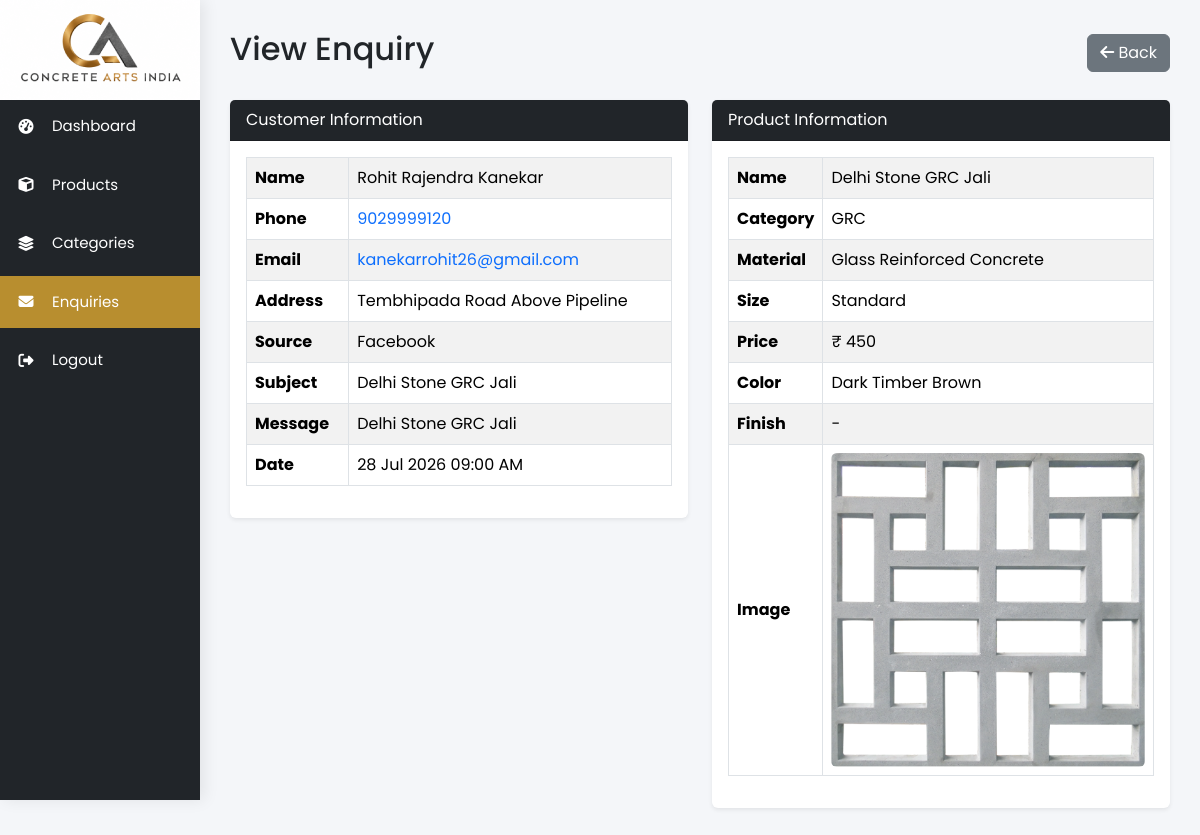
/admin/enquiries/view.php?id=79 (signed in), run on the app's committed database.
### tables this page shows
CREATE TABLE `enquiries` (
  `id` int(11) NOT NULL,
  `customer_name` varchar(150) NOT NULL,
  `phone` varchar(20) NOT NULL,
  `email` varchar(150) NOT NULL,
  `subject` varchar(255) DEFAULT NULL,
  `message` text DEFAULT NULL,
  `customer_address` text DEFAULT NULL,
  `source` varchar(255) DEFAULT NULL,
  `product_name` varchar(255) DEFAULT NULL,
  `product_category` varchar(100) DEFAULT NULL,
  `product_material` varchar(100) DEFAULT NULL,
  `product_size` varchar(100) DEFAULT NULL,
  `product_price` decimal(12,2) DEFAULT NULL,
  `product_length` varchar(100) DEFAULT NULL,
  `product_breadth` varchar(100) DEFAULT NULL,
  `product_height` varchar(100) DEFAULT NULL,
  `product_color` varchar(100) DEFAULT NULL,
  `product_finish` varchar(100) DEFAULT NULL,
  `product_image` varchar(500) DEFAULT NULL,
  `product_url` varchar(500) DEFAULT NULL,
  `created_at` timestamp NOT NULL DEFAULT current_timestamp()
);

### admin/enquiries/view.php (the view, shortened to what this page needs)
<?php
require_once "../includes/header.php";
require_once "../includes/sidebar.php";
$id = (int) $_GET["id"];
$stmt = $pdo->prepare("
    SELECT *
    FROM enquiries
    WHERE id = ?
");
$stmt->execute([$id]);
$enquiry = $stmt->fetch();
?>
<div class="main-content">
    <div class="d-flex justify-content-between align-items-center mb-4">
        <h2>View Enquiry</h2>
        <a href="index.php" class="btn btn-secondary">
            <i class="fa-solid fa-arrow-left"></i>
            Back
        </a>
    </div>
    <div class="row">
        <div class="col-lg-6">
            <div class="card shadow-sm border-0 mb-4">
                <div class="card-header bg-dark text-white">
                    Customer Information
                </div>
                <div class="card-body">
                    <table class="table table-hover table-striped table-bordered align-middle">
                        <tr>
                            <th>Name</th>
                            <td><?= htmlspecialchars($enquiry["customer_name"] ?: "-") ?></td>
                        </tr>
                        <tr>
                            <th>Phone</th>
                            <td><a
                                    href="tel:<?= htmlspecialchars($enquiry["phone"] ?: "-") ?>"><?= htmlspecialchars($enquiry["phone"] ?: "-") ?></a>
                            </td>
                        </tr>
                        <tr>
                            <th>Email</th>
                            <td><a
                                    href="mailto:<?= htmlspecialchars($enquiry["email"] ?: "-") ?>"><?= htmlspecialchars($enquiry["email"] ?: "-") ?></a>
                            </td>
                        </tr>
                        <tr>
                            <th>Address</th>
                            <td><?= htmlspecialchars($enquiry["customer_address"] ?: "-") ?></td>
                        </tr>
                        <tr>
                            <th>Source</th>
                            <td><?= htmlspecialchars($enquiry["source"] ?: "-") ?></td>
                        </tr>
                        <tr>
                            <th>Subject</th>
                            <td><?= htmlspecialchars($enquiry["subject"] ?: "-") ?></td>
                        </tr>
                        <tr>
                            <th>Message</th>
                            <td><?= nl2br(htmlspecialchars($enquiry["message"]) ?: "-") ?></td>
                        </tr>
                        <tr>
                            <th>Date</th>
                            <td><?= date("d M Y h:i A", strtotime($enquiry["created_at"]) ?: "-") ?></td>
                        </tr>
                    </table>
                </div>
            </div>
        </div>
        <div class="col-lg-6">
            <div class="card shadow-sm border-0">
                <div class="card-header bg-dark text-white">
                    Product Information
                </div>
                <div class="card-body">
                    <table class="table table-hover table-striped table-bordered align-middle">
                        <tr>
                            <th>Name</th>
                            <td><?= htmlspecialchars($enquiry["product_name"] ?: "-") ?></td>
                        </tr>
                        <tr>
                            <th>Category</th>
                            <td><?= htmlspecialchars($enquiry["product_category"] ?: "-") ?></td>
                        </tr>
                        <tr>
                            <th>Material</th>
                            <td><?= htmlspecialchars($enquiry["product_material"] ?: "-") ?></td>
                        </tr>
                        <tr>
                            <th>Size</th>
                            <td><?= htmlspecialchars($enquiry["product_size"] ?: "-") ?></td>
                        </tr>
                        <tr>
                            <th>Price</th>
                            <td>
                                <?= !empty($enquiry["product_price"])
                                    ? "₹ " . number_format((float) $enquiry["product_price"], 0, ".", ",")
                                    : "-" ?>
                            </td>
                        </tr>
                        <tr>
                            <th>Color</th>
                            <td><?= htmlspecialchars($enquiry["product_color"] ?: "-") ?></td>
                        </tr>
                        <tr>
                            <th>Finish</th>
                            <td><?= htmlspecialchars($enquiry["product_finish"] ?: "-") ?></td>
                        </tr>
                        <tr>
                            <th>Image</th>
                            <td>
                                <?php if (!empty($enquiry["product_image"])): ?>
                                    <img src="<?= htmlspecialchars($enquiry["product_image"]) ?>"
                                        alt="<?= htmlspecialchars($enquiry["product_name"] ?? 'Product') ?>"
                                        style="object-fit: cover; border-radius: 6px; max-width: 100%;">
                                <?php else: ?>
                                    -
                                <?php endif; ?>
                            </td>
                        </tr>
                    </table>
                </div>
            </div>
        </div>
    </div>
</div>
<?php require_once "../includes/footer.php"; ?>

### admin/includes/header.php (style rules this page uses)
* { margin: 0; padding: 0; box-sizing: border-box; font-family: 'Poppins', sans-serif; }
body { background: #f4f6f9; }
a { text-decoration: none; }
.main-content { margin-left: 200px; padding: 30px; }

### data on the page
enquiries: customer_name "Rohit Rajendra Kanekar", phone "9029999120", email "kanekarrohit26@gmail.com", customer_address "Tembhipada Road Above Pipeline", source "Facebook", subject "Delhi Stone GRC Jali", message "Delhi Stone GRC Jali", created_at "28 Jul 2026 09:00 AM", product_name "Delhi Stone GRC Jali", product_category "GRC", product_material "Glass Reinforced Concrete", product_size "Standard", product_price "450", product_color "Dark Timber Brown", product_finish "-", product_image (picture)
